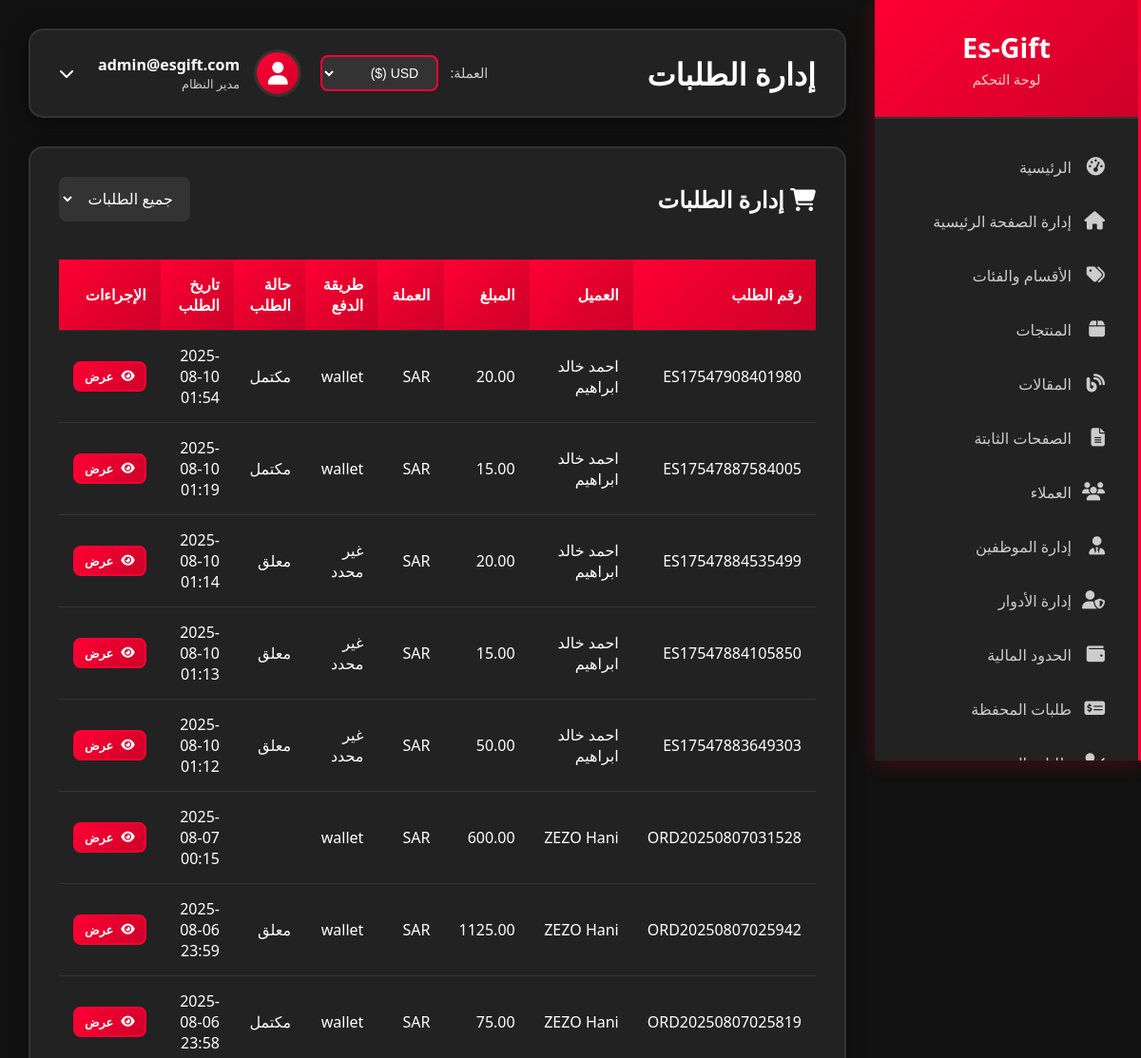
Page /admin/orders (signed in, upper part) on the earlier database version.
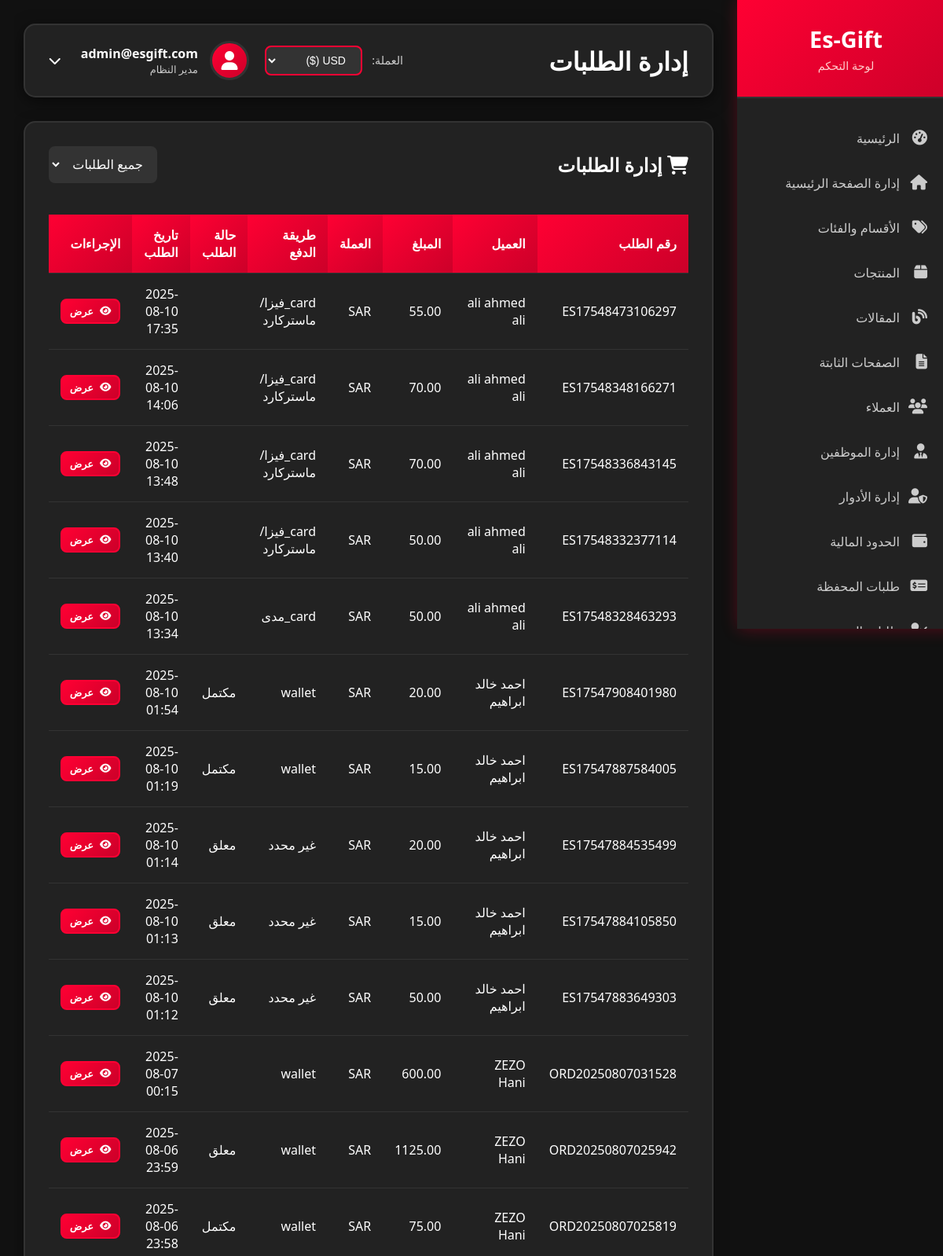
Same page on the later database version.
### models.py (models this page shows, shortened)
class Order(db.Model):
    id = db.Column(db.Integer, primary_key=True)
    user_id = db.Column(db.Integer, db.ForeignKey('user.id'), nullable=False)
    order_number = db.Column(db.String(50), unique=True, nullable=False)
    total_amount = db.Column(db.Numeric(10, 2), nullable=False)
    currency = db.Column(db.String(3), default='SAR')
    payment_method = db.Column(db.String(50))
    payment_status = db.Column(db.String(20), default='pending')
    order_status = db.Column(db.String(20), default='pending')
    created_at = db.Column(db.DateTime, default=datetime.utcnow)
    excel_file_path = db.Column(db.String(500))  # مسار ملف Excel المحفوظ
    items = db.relationship('OrderItem', backref='order', lazy=True)
    codes = db.relationship('ProductCode', backref='order', lazy=True)

class User(UserMixin, db.Model):
    id = db.Column(db.Integer, primary_key=True)
    username = db.Column(db.String(80), unique=True, nullable=True)  # اسم المستخدم
    email = db.Column(db.String(120), unique=True, nullable=False)
    password_hash = db.Column(db.String(120), nullable=False)
    full_name = db.Column(db.String(100))
    phone = db.Column(db.String(20))
    birth_date = db.Column(db.Date)
    nationality = db.Column(db.String(50))
    customer_type = db.Column(db.String(20), default='regular')  # regular, kyc, reseller
    kyc_status = db.Column(db.String(20), default='none')  # none, pending, approved, rejected
    google_id = db.Column(db.String(100), unique=True, nullable=True)  # Google ID
    profile_picture = db.Column(db.String(300))  # صورة البروفايل من Google
    is_verified = db.Column(db.Boolean, default=False)  # تم التحقق من الإيميل
    email_verification_token = db.Column(db.String(100), nullable=True)  # رمز التحقق من الإيميل
    email_verification_sent_at = db.Column(db.DateTime, nullable=True)  # وقت إرسال رمز التحقق
    document_type = db.Column(db.String(50))  # national_id, passport, driver_license
    id_front_image = db.Column(db.String(200))
    id_back_image = db.Column(db.String(200))
    selfie_image = db.Column(db.String(200))
    passport_image = db.Column(db.String(200))
    driver_license_image = db.Column(db.String(200))
    face_photo_front = db.Column(db.String(200))
    face_photo_right = db.Column(db.String(200))
    face_photo_left = db.Column(db.String(200))
    is_admin = db.Column(db.Boolean, default=False)
    last_login = db.Column(db.DateTime)
    created_at = db.Column(db.DateTime, default=datetime.utcnow)
    preferred_currency = db.Column(db.String(3), default='USD')  # العملة المفضلة للمحفظة
    orders = db.relationship('Order', backref='user', lazy=True)

### admin_routes.py (the view)
@admin.route('/orders')
@login_required
@requires_page_access('admin.orders')
def orders():
    if not current_user.is_admin:
        employee = Employee.query.filter_by(user_id=current_user.id).first()
        if not employee:
            return redirect(url_for('main.index'))
    orders = Order.query.order_by(Order.created_at.desc()).all()
    return render_template('admin/orders.html', orders=orders)

### employee_utils.py (called while the page is built, shortened)
def requires_page_access(page_route):
    def decorator(f):
        @wraps(f)
        def decorated_function(*args, **kwargs):
            if not current_user.is_authenticated:
                return redirect(url_for('auth.login'))
            if current_user.is_admin:
                return f(*args, **kwargs)
        return decorated_function
    return decorator

### templates/admin/orders.html (shortened to what this page needs)
{% extends "admin/base.html" %}
{% block page_title %}إدارة الطلبات{% endblock %}
{% block content %}
<div class="content-card">
    <div style="display: flex; justify-content: space-between; align-items: center; margin-bottom: 20px;">
        <h2>
            <i class="fas fa-shopping-cart"></i>
            إدارة الطلبات
        </h2>
        <div>
            <select class="form-control" style="width: auto; display: inline-block;" onchange="filterOrders(this.value)">
                <option value="">جميع الطلبات</option>
            </select>
        </div>
    </div>
    <div class="table-container">
        <table class="data-table" id="ordersTable">
            <thead>
                <tr>
                    <th>رقم الطلب</th>
                    <th>العميل</th>
                    <th>المبلغ</th>
                    <th>العملة</th>
                    <th>طريقة الدفع</th>
                    <th>حالة الطلب</th>
                    <th>تاريخ الطلب</th>
                    <th>الإجراءات</th>
                </tr>
            </thead>
            <tbody>
                {% for order in orders %}
                <tr data-status="{{ order.order_status }}">
                    <td>{{ order.order_number }}</td>
                    <td>{{ order.user.full_name or order.user.email }}</td>
                    <td>{{ order.total_amount }}</td>
                    <td>{{ order.currency }}</td>
                    <td>{{ order.payment_method or 'غير محدد' }}</td>
                    <td>
                        <span class="status-badge status-{{ order.order_status }}">
                            {% if order.order_status == 'pending' %}
                                معلق
                            {% elif order.order_status == 'completed' %}
                                مكتمل
                            {% elif order.order_status == 'cancelled' %}
                                ملغي
                            {% endif %}
                        </span>
                    </td>
                    <td>{{ order.created_at.strftime('%Y-%m-%d %H:%M') }}</td>
                    <td>
                        <a href="{{ url_for('admin.order_detail', order_id=order.id) }}" class="btn btn-primary btn-sm">
                            <i class="fas fa-eye"></i>
                            عرض
                        </a>
                    </td>
                </tr>
                {% endfor %}
            </tbody>
        </table>
    </div>
</div>
{% endblock %}

Differences in the rows shown:
added Order: order_number "ES17548473106297", user "ali ahmed ali", total_amount "55.00", currency "SAR", payment_method "card_فيزا/ماستركارد", created_at "2025-08-10 17:35"
added Order: order_number "ES17548348166271", user "ali ahmed ali", total_amount "70.00", currency "SAR", payment_method "card_فيزا/ماستركارد", created_at "2025-08-10 14:06"
added Order: order_number "ES17548336843145", user "ali ahmed ali", total_amount "70.00", currency "SAR", payment_method "card_فيزا/ماستركارد", created_at "2025-08-10 13:48"
added Order: order_number "ES17548332377114", user "ali ahmed ali", total_amount "50.00", currency "SAR", payment_method "card_فيزا/ماستركارد", created_at "2025-08-10 13:40"
added Order: order_number "ES17548328463293", user "ali ahmed ali", total_amount "50.00", currency "SAR", payment_method "card_مدى", created_at "2025-08-10 13:34"
